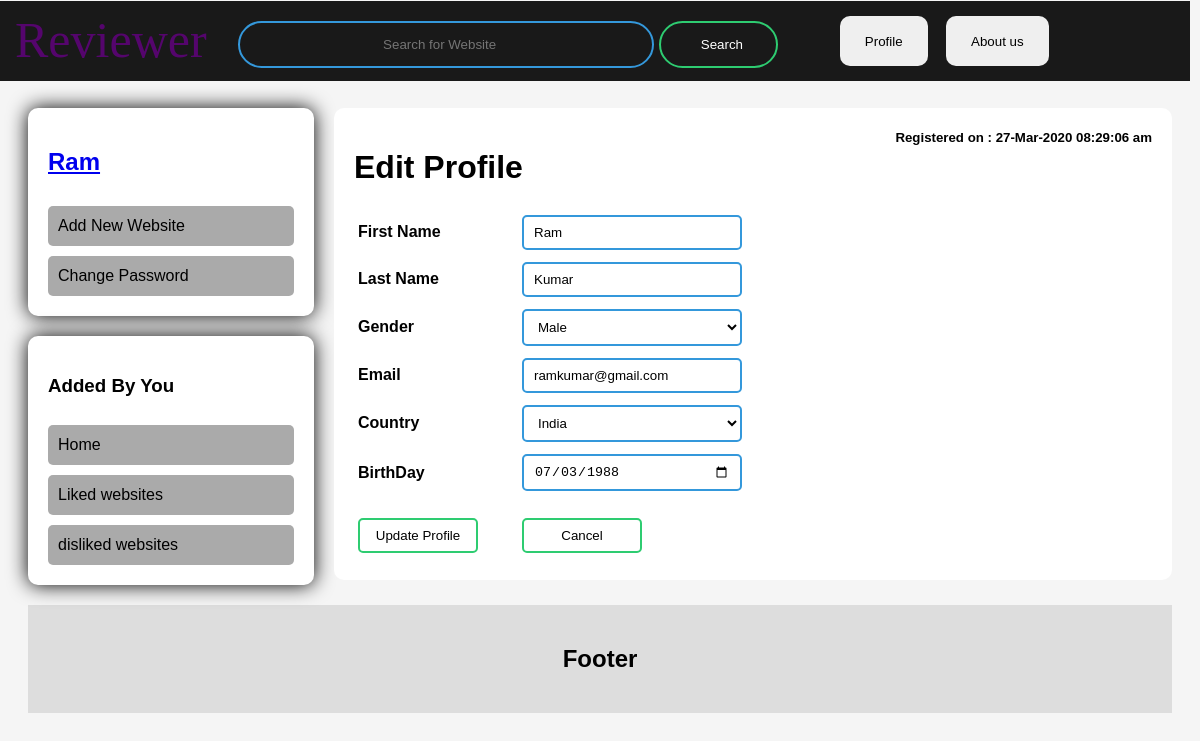
Screenshot of /review/EditProfile.php (signed in) with the database file from the repository.
### tables this page shows
CREATE TABLE `user` (
  `id` int(100) NOT NULL,
  `firstname` varchar(50) NOT NULL,
  `lastname` varchar(50) NOT NULL,
  `gender` varchar(6) NOT NULL,
  `email` varchar(100) NOT NULL,
  `country` varchar(20) NOT NULL,
  `dob` timestamp(6) NULL DEFAULT NULL,
  `dtoi` timestamp(6) NULL DEFAULT NULL,
  `role` varchar(5) NOT NULL,
  `username` varchar(50) NOT NULL,
  `password` varchar(50) NOT NULL
);

### Database/Database_api.php (called while the page is built, shortened)
<?php
class Database_api{
		private $db_hostname;
		private $db_database;
		private $db_username;
		private $db_password;
		private $conn;
		public function __construct($database){
			$this->db_database = $database;
			$this->db_hostname = 'localhost';
			$this->db_username = 'root';
			$this->db_password = '';
		}
		private function connect(){
			$this->conn = mysqli_connect($this->db_hostname, $this->db_username, $this->db_password, $this->db_database);
		}
		public function read_user($user_id){
			$query = "SELECT firstname,lastname,gender,email,country,dob,dtoi,username from user WHERE id=$user_id";
			$result = mysqli_query($this->conn,$query) or die("Database_class error in function read_user : ".mysqli_error($this->conn));
			if((mysqli_num_rows($result))<=0){
				return NULL;
			}
			else{
				return $result;
			}
		}
	}
?>

### review/EditProfile.php (the view, shortened to what this page needs)
<?php
    include "../Database/Database_api.php";
    $database = new Database_api("reviewer");
?>
<!DOCTYPE html>
<html>
<head>
	<link rel="stylesheet" type="text/css" href="detailreview.css">
    <link rel="stylesheet" type="text/css" href="../master/masterheader.css">
    <link rel="stylesheet" type="text/css" href="Search.css">
    <link rel="stylesheet" type="text/css" href="EditProfile.css">
</head>
<body>
<?php include "../master/masterheader.php"; ?>
<div class="row">
    <?php include "../master/leftColumnOfMainRow.php" ?>
    <div class="rightcolumn">
<?php
        $result = $database->read_user($_SESSION['user_id']);
        if($result!=NULL){
            echo "<div class='MainView profile'>";
                echo "<h1>Edit Profile</h1>";
                $row=mysqli_fetch_assoc($result);
                echo "<form action=".$_SERVER['PHP_SELF']." method='POST'><table>";
                    echo "<tr><td><b>First Name</b></td><td><input type='text' name='firstname' value=".$row['firstname']." placeholder='Enter Your first name' required='required'></td></tr>";
                    echo "<tr><td><b>Last Name</b></td><td><input type='text' name='lastname' value=".$row['lastname']." placeholder='Enter Your last name' required='required'></td></tr>";
                    echo "<tr><td><b>Gender</b></td><td>"; ?>
                        <select id="gender" name="gender">
                              <option value="Male" <?php if($row['gender']=='Male'){echo "selected='selected'";}?> >Male</option>
                        </select>
             <?php  echo "</td></tr>";
                    echo "<tr><td><b>Email</b></td><td><input type='email' name='email' placeholder='Enter your email' value='".$row['email']."' required='required'></td></tr>";
                    echo "<tr><td><b>Country</b></td><td>"; ?>
                        <select id="country" name="country">
                        <?php $countries=array("India","Pakistan","China","Nepal","Japan","Russia","Sri Lanka");
                        foreach ($countries as $country) {
                            echo "<option value='$country' ";
                                if($country==$row['country']){echo "selected='selected'";}
                            echo ">$country</option>";
                        }
                        echo "</select></td></tr>";
                    echo "<tr><td><b>BirthDay</b></td><td><input type='date' name='dob' value='".date("Y-m-d",strtotime($row['dob']))."' required></td></tr>";
                    echo "<tr><td><input type='submit' name='update_submit' value='Update Profile'></td>";
                    echo "<td><input type='submit' name='update_cancel_submit' value='Cancel'></td></tr>";
                echo "</table></form>";
                echo "<h5>Registered on : ".date("d-M-Y h:i:s a",strtotime($row['dtoi']))."</h5>";
            echo "</div>";
        }
?>
    </div>
</div>
<div class="footer">
  <h2>Footer</h2>
</div>
</body>
</html>

### review/detailreview.css (style rules this page uses)
* { box-sizing: border-box; }
body { font-family: Arial; padding: 20px; background-color: #f5f5f5; }
.row { margin-top: 0px; }
.rightcolumn { float: left; width: 75%; padding-left: 20px; margin-top: -20px; }
.row:after { content: ""; display: table; clear: both; }
.footer { padding: 20px; text-align: center; background: #ddd; margin-top: 20px; }
.MainView { background-color: white; padding: 20px; position: relative; margin-top: 20px; display: table; width: 100%; border-radius: 10px; }

### review/search.css (style rules this page uses)
.MainView form { float: left; }

### review/EditProfile.css (style rules this page uses)
td { padding: 5px 40px 5px 2px; }
.profile h5 { position: absolute; right: 20px; top:0; }
input[type] { border:0; background: none; display: inline-block; border: 2px solid #3498db; padding: 8px 10px; width: 220px; outline: none; color:black; border-radius: 5px; transition: 0.25s; }
select { border:0; background: none; display: inline-block; border: 2px solid #3498db; padding: 8px 10px; width: 220px; outline: none; color:black; border-radius: 5px; transition: 0.25s; }
input[type = "submit"], input[type = "reset"] { border:0; background: none; display: block; margin-top: 15px; width: 120px; border: 2px solid #2ecc71; padding: 8px 10px; outline: none; color:black; border-radius: 5px; transition: 0.25s; cursor: pointer; }

### rows the page displays
user: firstname "Ram", lastname "Kumar", gender "Male", email "ramkumar@gmail.com", country "India", dob "07/03/1988", dtoi "27-Mar-2020 08:29:06 am"

### other values shown
$_SESSION['user_name'] "Ram"
